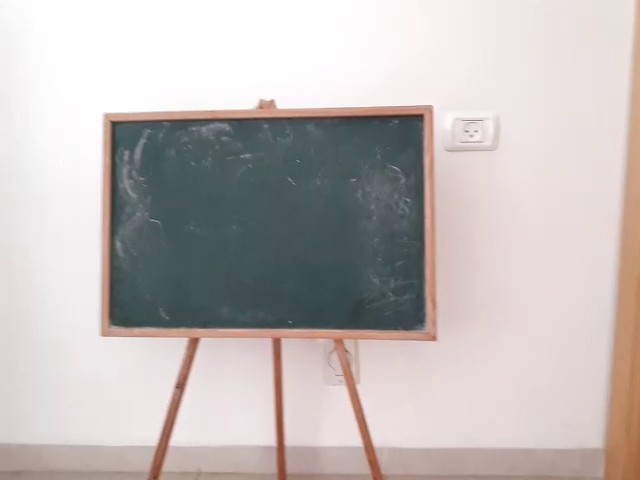
#> input picture frame 38 of VID_20180908_114054.mp4, 640 x 480 px
$ jupyter execute --allow-errors tracking_1.ipynb   (Python 2 division)
#> lines starting #> are read from the running program, lines starting #| are printed output that depends on the picture; after the words box and inside, x2 and y2 are one past the last pixel; in counts of white or black regions, pixels touching at a corner belong together
[cell 1]
import numpy as np
import cv2
from utils import imshow

Simple video open, read and display

[cell 2]
cap =cv2.VideoCapture('../VID_20180908_114054.mp4')

while(cap.isOpened()):
    _, frame = cap.read()
#> frame is the input picture: shape (480, 640, 3); mean B, G, R 185.1, 186.7, 193.4
    if not _:
        break

    gray =cv2.cvtColor(frame, cv2.COLOR_BGR2GRAY)
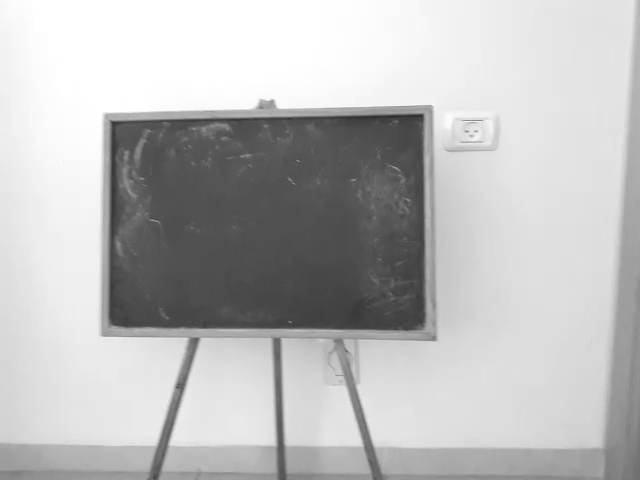
#> gray: shape (480, 640); min 40, max 255, mean 188.6

    cv2.imshow('frame', gray)
    if cv2.waitKey(1) & 0xFF == 27:
#> (key Esc is pressed here)
        break
cap.release()
cv2.destroyAllWindows()

Meanshift - doesn't work well

[cell 3]
cap =cv2.VideoCapture('../VID_20180908_114054.mp4')

# take first frame of the video
ret,frame = cap.read()
# setup initial location of window
r,h,c,w = 100,40,120,60  # simply hardcoded the values
track_window = (c,r,w,h)

# set up the ROI for tracking
roi = frame[r:r+h, c:c+w]
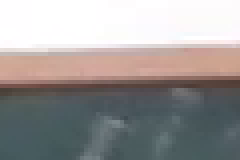
#> roi: shape (40, 60, 3) (shown 4 times larger); mean B, G, R 151.9, 153, 156.5
hsv_roi =  cv2.cvtColor(frame, cv2.COLOR_BGR2HSV)
#> hsv_roi: shape (480, 640, 3); mean H, S, V 48.9, 26, 197
mask = cv2.inRange(hsv_roi, np.array((0., 60.,32.)), np.array((180.,255.,255.)))
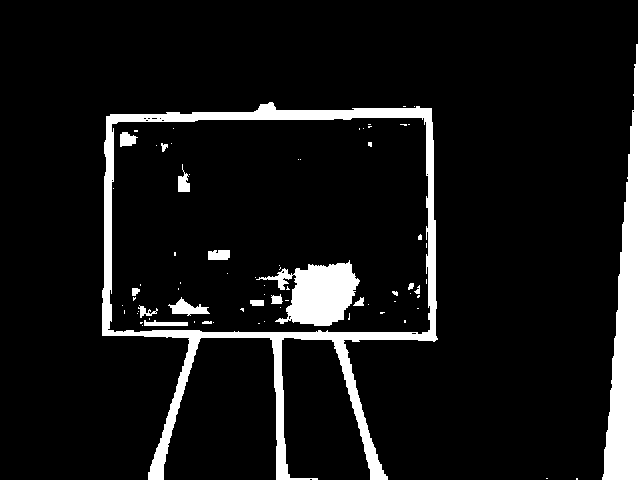
#> mask: shape (480, 640); 8.9% white; 74 white regions (55 under 20 px), largest, box (x1, y1, x2, y2) and area: (102, 102, 438, 480) 13176, (602, 0, 640, 480) 8656, (256, 260, 360, 326) 3746
roi_hist = cv2.calcHist([hsv_roi],[0],mask,[180],[0,180])
#> roi_hist = 180 values, max 4761 at index 8, min 0 at index 0, mean 152.5
cv2.normalize(roi_hist,roi_hist,0,255,cv2.NORM_MINMAX)

# Setup the termination criteria, either 10 iteration or move by atleast 1 pt
term_crit = ( cv2.TERM_CRITERIA_EPS | cv2.TERM_CRITERIA_COUNT, 10, 1 )

while(1):
    ret ,frame = cap.read()
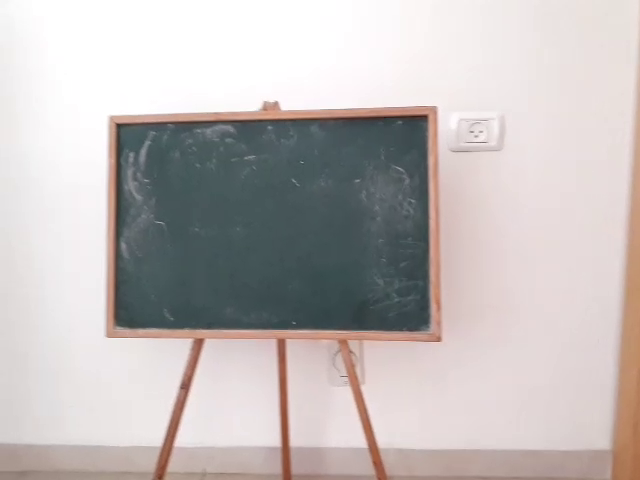
#> input picture frame 39 of VID_20180908_114054.mp4, 640 x 480 px
#> frame is the input picture: shape (480, 640, 3); mean B, G, R 186.2, 187.5, 193.9

    if ret == True:
        hsv = cv2.cvtColor(frame, cv2.COLOR_BGR2HSV)
#> hsv: shape (480, 640, 3); mean H, S, V 49.6, 25, 197.4
        dst = cv2.calcBackProject([hsv],[0],roi_hist,[0,180],1)
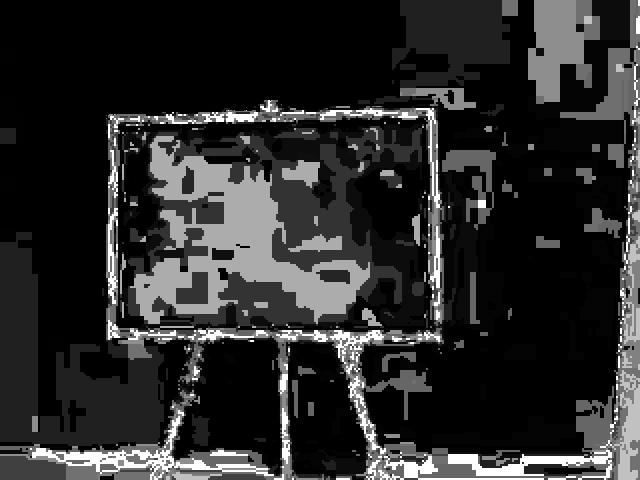
#> dst: shape (480, 640); min 0, max 255, mean 42.7

        # apply meanshift to get the new location
        ret, track_window = cv2.CamShift(dst, track_window, term_crit)
#> ret = ((161.5, 132), (56.21, 83.34), 94.21); track_window = (119, 103, 85, 58)

        # Draw it on image
        pts = cv2.boxPoints(ret)
#> pts = [[122, 100.9], [205.1, 107], [201, 163.1], [117.9, 157]]
        pts = np.int0(pts)
#> pts = [[122, 100], [205, 107], [200, 163], [117, 156]]
        img2 = cv2.polylines(frame,[pts],True, 255,2)
        cv2.imshow('img2',img2)

        k = cv2.waitKey(60) & 0xff
#> (key Esc is pressed here)
        if k == 27:
            break
        else:
            cv2.imwrite(chr(k)+".jpg",img2)

    else:
        break

cv2.destroyAllWindows()
cap.release()

More sophisticated optical flow

[cell 4]
cap =cv2.VideoCapture(0)


# params for ShiTomasi corner detection
feature_params = dict( maxCorners = 100,
                       qualityLevel = 0.3,
                       minDistance = 7,
                       blockSize = 7 )

# Parameters for lucas kanade optical flow
lk_params = dict( winSize  = (15,15),
                  maxLevel = 2,
                  criteria = (cv2.TERM_CRITERIA_EPS | cv2.TERM_CRITERIA_COUNT, 10, 0.03))

# Create some random colors
color = np.random.randint(0,255,(100,3))

# Take first frame and find corners in it
ret, old_frame = cap.read()
old_gray = cv2.cvtColor(old_frame, cv2.COLOR_BGR2GRAY)
p0 = cv2.goodFeaturesToTrack(old_gray, mask = None, **feature_params)
#> p0 = 15 rows, first 8: [111, 123], [421, 116], [272, 101], [196, 339], [435, 338], [186, 339], [431, 107], [471, 133]
#> (the rest of this cell did not finish here and is left out)

[cell 5]
cap =cv2.VideoCapture(0)


ret, frame1 = cap.read()
prvs = cv2.cvtColor(frame1,cv2.COLOR_BGR2GRAY)
hsv = np.zeros_like(frame1)
hsv[...,1] = 255

while(1):
    ret, frame2 = cap.read()
    next = cv2.cvtColor(frame2,cv2.COLOR_BGR2GRAY)

    flow = cv2.calcOpticalFlowFarneback(prvs,next, None, 0.5, 3, 15, 3, 5, 1.2, 0)

    mag, ang = cv2.cartToPolar(flow[...,0], flow[...,1])
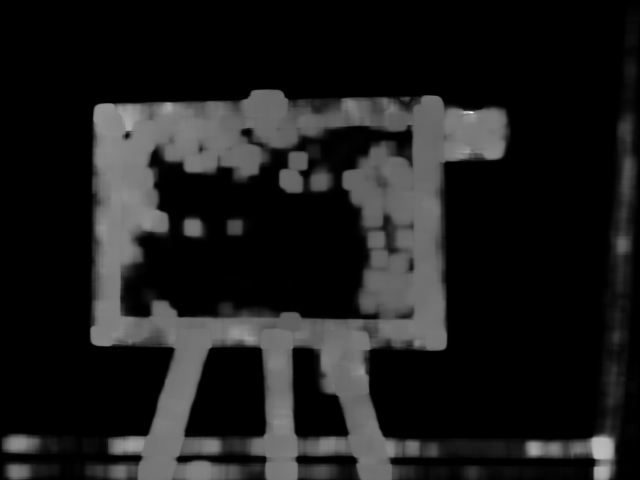
#> mag: shape (480, 640) float32; min 0, max 10.36, mean 1.17; drawn with min black and max white
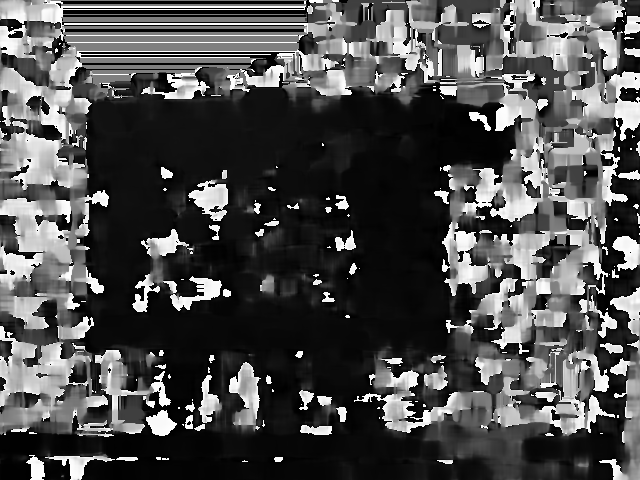
#> ang: shape (480, 640) float32; min 3.85e-17, max 6.28, mean 1.92; drawn with min black and max white
    hsv[...,0] = ang*180/np.pi/2
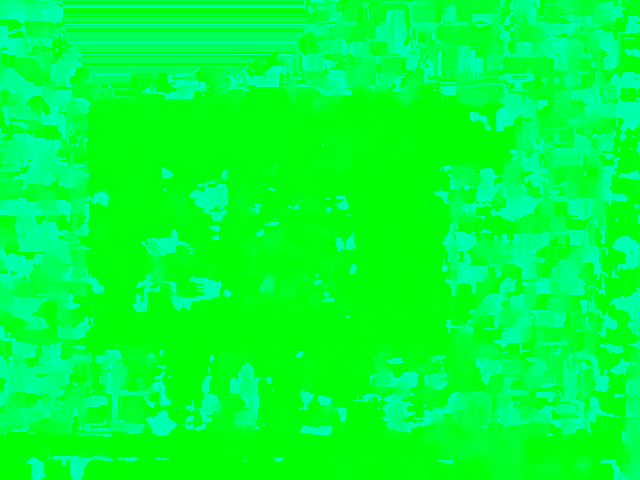
#> hsv: shape (480, 640, 3); mean of channels 0, 1, 2 54.5, 255, 0; drawn as B, G, R
    hsv[...,2] = cv2.normalize(mag,None,0,255,cv2.NORM_MINMAX)
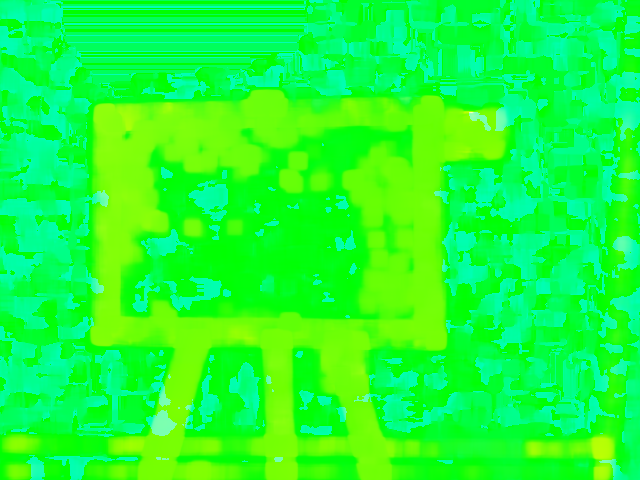
#> hsv: shape (480, 640, 3); mean of channels 0, 1, 2 54.5, 255, 28.6; drawn as B, G, R
    rgb = cv2.cvtColor(hsv,cv2.COLOR_HSV2BGR)
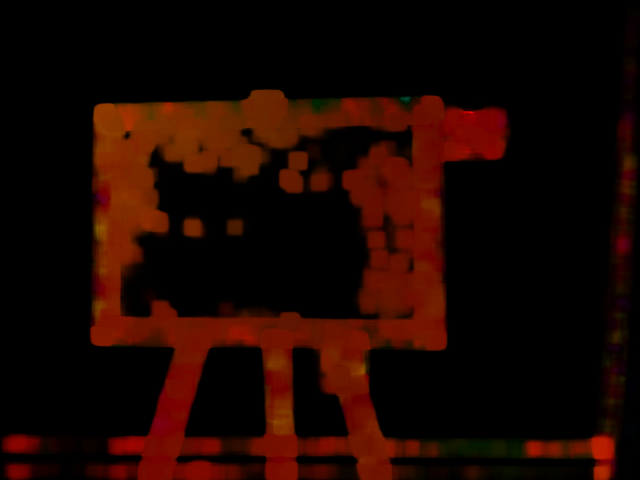
#> rgb: shape (480, 640, 3); mean B, G, R 0.1, 6, 28.5

    cv2.imshow('frame2',rgb)
    k = cv2.waitKey(30) & 0xff
#> (key Esc is pressed here)
    if k == 27:
        break
    elif k == ord('s'):
        cv2.imwrite('opticalfb.png',frame2)
        cv2.imwrite('opticalhsv.png',rgb)
    prvs = next

cap.release()
cv2.destroyAllWindows()

$ run again, starting later in the video
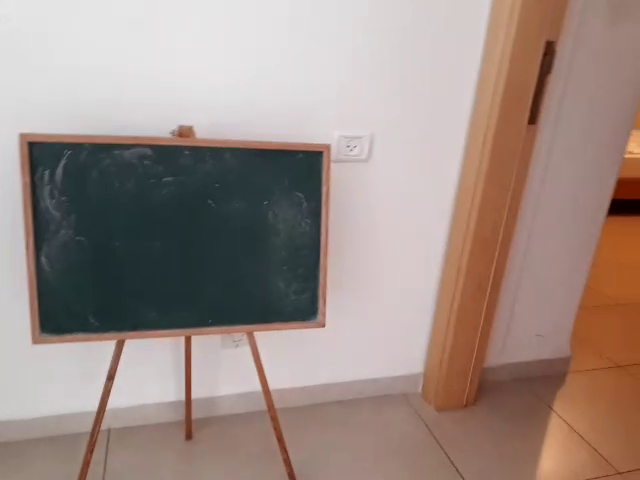
#> input picture frame 305 of VID_20180908_114054.mp4, 640 x 480 px
#> frame is the input picture: shape (480, 640, 3); mean B, G, R 132.9, 140.4, 158.1
#> hsv_roi: shape (480, 640, 3); mean H, S, V 50.5, 58.7, 160.7
#> mask: shape (480, 640); 42.3% white; 34 white regions (26 under 20 px), largest, box (x1, y1, x2, y2) and area: (20, 0, 640, 480) 88200, (40, 148, 320, 333) 40431, (602, 0, 640, 30) 924
#> roi_hist = 180 values, max 22450 at index 95, min 0 at index 17, mean 722.7
#> ret = ((178, 159), (59.9, 87.8), 86.92); track_window = (133, 128, 90, 62)
#> `pts = cv2.boxPoints(ret)`: pts = [[132.6, 131.4], [220.2, 126.7], [223.4, 186.6], [135.8, 191.3]]
#> `pts = np.int0(pts)`: pts = [[132, 131], [220, 126], [223, 186], [135, 191]]
#> p0 = 17 rows, first 8: [323, 325], [321, 153], [256, 334], [29, 144], [194, 337], [113, 342], [610, 214], [328, 146]
#> `rgb = cv2.cvtColor(hsv,cv2.COLOR_HSV2BGR)`:
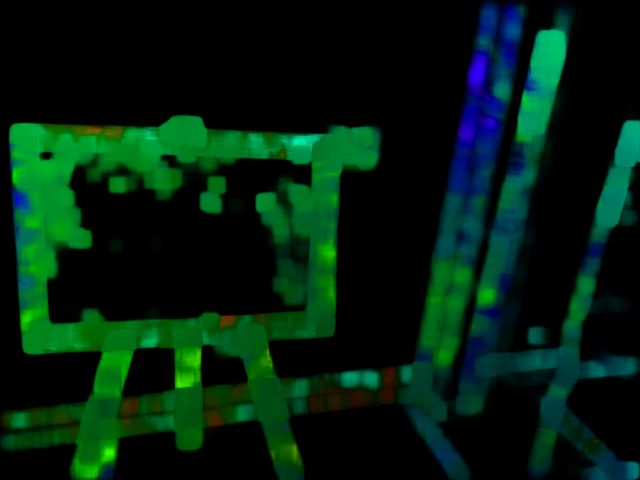
#> rgb: shape (480, 640, 3); mean B, G, R 15.5, 32.6, 0.9
